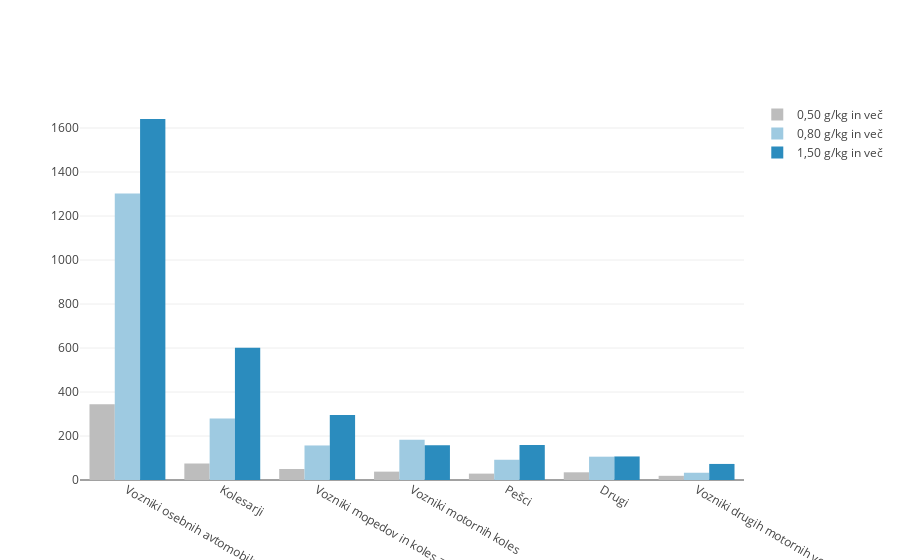

The cell this chart's notebook holds for it:
### Code cell
trace1 = go.Bar(
    x=alko_sum["kategorija"],
    y=alko_sum["alko_05"],
    name='0,50 g/kg in več',
    marker=dict(
        color='#bdbdbd',
    )
)
trace2 = go.Bar(
    x=alko_sum["kategorija"],
    y=alko_sum["alko_08"],
    name='0,80 g/kg in več',
    marker=dict(
        color='#9ecae1',
    )
)
trace3 = go.Bar(
    x=alko_sum["kategorija"],
    y=alko_sum["alko_15"],
    name='1,50 g/kg in več',
    marker=dict(
        color='#2b8cbe',
    )
)

data = [trace1, trace2, trace3]
layout = go.Layout(
    barmode='group'
)

fig = go.Figure(data=data, layout=layout)
iplot(fig, filename='grouped-bar')

### Figure 1 — Plotly figure (JSON) as saved in the notebook; plotly's stock layout.template omitted (floating-point values rounded to 4 significant figures)
{"data": [{"marker": {"color": "#bdbdbd"}, "name": "0,50 g/kg in več", "type": "bar", "x": ["Vozniki osebnih avtomobilov", "Kolesarji", "Vozniki mopedov in koles z motorjem", "Vozniki motornih koles", "Pešci", "Drugi", "Vozniki drugih motornih vozil"], "y": [344, 75, 50, 38, 29, 35, 19]}, {"marker": {"color": "#9ecae1"}, "name": "0,80 g/kg in več", "type": "bar", "x": ["Vozniki osebnih avtomobilov", "Kolesarji", "Vozniki mopedov in koles z motorjem", "Vozniki motornih koles", "Pešci", "Drugi", "Vozniki drugih motornih vozil"], "y": [1302, 280, 157, 183, 92, 106, 33]}, {"marker": {"color": "#2b8cbe"}, "name": "1,50 g/kg in več", "type": "bar", "x": ["Vozniki osebnih avtomobilov", "Kolesarji", "Vozniki mopedov in koles z motorjem", "Vozniki motornih koles", "Pešci", "Drugi", "Vozniki drugih motornih vozil"], "y": [1641, 601, 296, 158, 159, 107, 73]}], "layout": {"barmode": "group"}}
